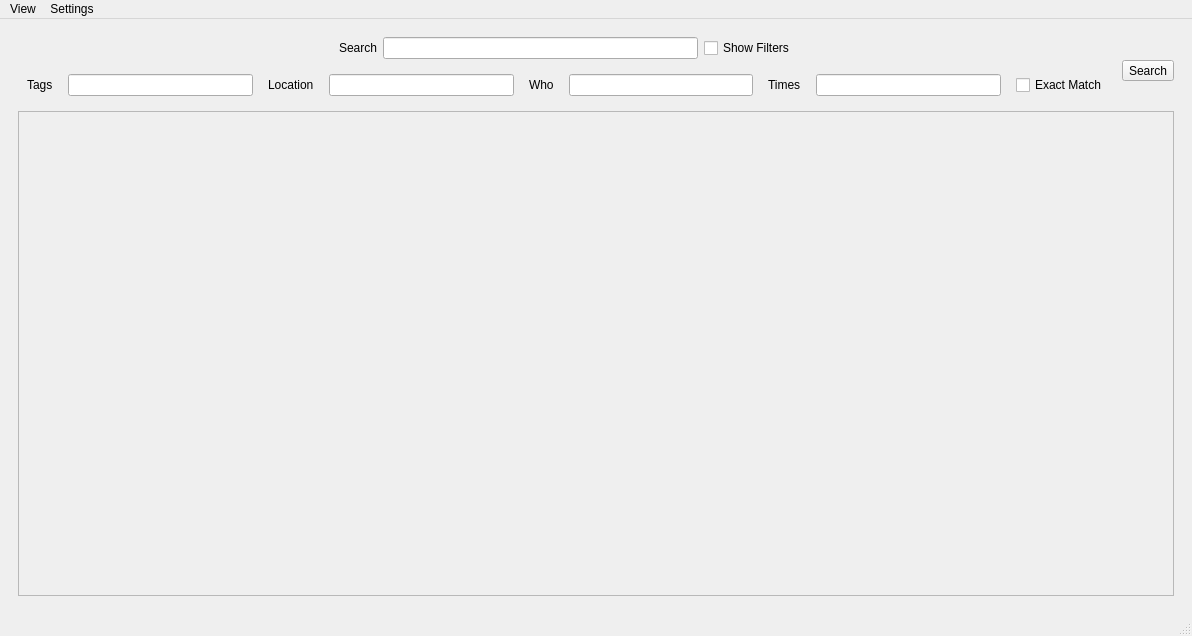
<?xml version="1.0" encoding="UTF-8"?>
<ui version="4.0">
 <class>MedyaLib</class>
 <widget class="QMainWindow" name="MedyaLib">
  <property name="geometry">
   <rect>
    <x>0</x>
    <y>0</y>
    <width>1192</width>
    <height>636</height>
   </rect>
  </property>
  <property name="windowTitle">
   <string>MedyaLib</string>
  </property>
  <widget class="QWidget" name="centralwidget">
   <layout class="QGridLayout" name="gridLayout">
    <item row="0" column="0">
     <widget class="QStackedWidget" name="stackedWidget">
      <property name="currentIndex">
       <number>0</number>
      </property>
      <widget class="QWidget" name="page">
       <layout class="QVBoxLayout" name="verticalLayout" stretch="1,10">
        <item>
         <layout class="QGridLayout" name="gridLayout_2">
          <item row="1" column="2">
           <widget class="QLineEdit" name="lineSearch"/>
          </item>
          <item row="1" column="4">
           <spacer name="horizontalSpacer">
            <property name="orientation">
             <enum>Qt::Horizontal</enum>
            </property>
            <property name="sizeHint" stdset="0">
             <size>
              <width>40</width>
              <height>20</height>
             </size>
            </property>
           </spacer>
          </item>
          <item row="2" column="0" colspan="5">
           <widget class="QWidget" name="widgetDetailedSearch" native="true">
            <layout class="QVBoxLayout" name="verticalLayout_3">
             <item>
              <layout class="QHBoxLayout" name="layoutDetailedSearch">
               <property name="spacing">
                <number>15</number>
               </property>
               <item>
                <widget class="QLabel" name="label_6">
                 <property name="text">
                  <string>Tags</string>
                 </property>
                </widget>
               </item>
               <item>
                <widget class="QLineEdit" name="lineDetailedTags"/>
               </item>
               <item>
                <widget class="QLabel" name="label_7">
                 <property name="text">
                  <string>Location</string>
                 </property>
                </widget>
               </item>
               <item>
                <widget class="QLineEdit" name="lineDetailedLocation"/>
               </item>
               <item>
                <widget class="QLabel" name="label_8">
                 <property name="text">
                  <string>Who</string>
                 </property>
                </widget>
               </item>
               <item>
                <widget class="QLineEdit" name="lineDetailedWho"/>
               </item>
               <item>
                <widget class="QLabel" name="label_9">
                 <property name="text">
                  <string>Times</string>
                 </property>
                </widget>
               </item>
               <item>
                <widget class="QLineEdit" name="lineDetailedTimes"/>
               </item>
               <item>
                <widget class="QCheckBox" name="checkExactMatch">
                 <property name="text">
                  <string>Exact Match</string>
                 </property>
                </widget>
               </item>
              </layout>
             </item>
            </layout>
           </widget>
          </item>
          <item row="1" column="0">
           <spacer name="horizontalSpacer_2">
            <property name="orientation">
             <enum>Qt::Horizontal</enum>
            </property>
            <property name="sizeHint" stdset="0">
             <size>
              <width>40</width>
              <height>20</height>
             </size>
            </property>
           </spacer>
          </item>
          <item row="1" column="3">
           <widget class="QCheckBox" name="checkShowFilters">
            <property name="text">
             <string>Show Filters</string>
            </property>
           </widget>
          </item>
          <item row="1" column="1">
           <widget class="QLabel" name="label">
            <property name="text">
             <string>Search</string>
            </property>
           </widget>
          </item>
          <item row="1" column="5" rowspan="2">
           <widget class="QToolButton" name="toolSearch">
            <property name="text">
             <string>Search</string>
            </property>
           </widget>
          </item>
         </layout>
        </item>
        <item>
         <widget class="QScrollArea" name="scrollArea">
          <property name="widgetResizable">
           <bool>true</bool>
          </property>
          <widget class="QWidget" name="scrollAreaWidgetContents">
           <property name="geometry">
            <rect>
             <x>0</x>
             <y>0</y>
             <width>1154</width>
             <height>498</height>
            </rect>
           </property>
          </widget>
         </widget>
        </item>
       </layout>
      </widget>
      <widget class="QWidget" name="pageNewInput">
       <layout class="QVBoxLayout" name="verticalLayout_2" stretch="1,0">
        <item>
         <layout class="QGridLayout" name="layoutSplitter"/>
        </item>
        <item>
         <layout class="QHBoxLayout" name="layoutNewFilters">
          <item>
           <widget class="QLabel" name="label_2">
            <property name="text">
             <string>Tags</string>
            </property>
           </widget>
          </item>
          <item>
           <widget class="QLineEdit" name="lineEditTags"/>
          </item>
          <item>
           <widget class="QLabel" name="label_3">
            <property name="text">
             <string>Location</string>
            </property>
           </widget>
          </item>
          <item>
           <widget class="QLineEdit" name="lineEditLocat"/>
          </item>
          <item>
           <widget class="QLabel" name="label_4">
            <property name="text">
             <string>Who</string>
            </property>
           </widget>
          </item>
          <item>
           <widget class="QLineEdit" name="lineEditWho"/>
          </item>
          <item>
           <widget class="QLabel" name="label_5">
            <property name="text">
             <string>Times</string>
            </property>
           </widget>
          </item>
          <item>
           <widget class="QLineEdit" name="lineEditTimes"/>
          </item>
          <item>
           <widget class="QToolButton" name="toolSaveInfos">
            <property name="text">
             <string>SET</string>
            </property>
           </widget>
          </item>
         </layout>
        </item>
       </layout>
      </widget>
     </widget>
    </item>
   </layout>
  </widget>
  <widget class="QMenuBar" name="menubar">
   <property name="geometry">
    <rect>
     <x>0</x>
     <y>0</y>
     <width>1192</width>
     <height>22</height>
    </rect>
   </property>
   <property name="contextMenuPolicy">
    <enum>Qt::DefaultContextMenu</enum>
   </property>
   <widget class="QMenu" name="menueng">
    <property name="title">
     <string>View</string>
    </property>
    <addaction name="actionNew_Media"/>
    <addaction name="actionGallery"/>
   </widget>
   <widget class="QMenu" name="menuSettings">
    <property name="title">
     <string>Settings</string>
    </property>
   </widget>
   <addaction name="menueng"/>
   <addaction name="menuSettings"/>
  </widget>
  <widget class="QStatusBar" name="statusbar"/>
  <action name="actionNew_Media">
   <property name="text">
    <string>New Media</string>
   </property>
  </action>
  <action name="actionGallery">
   <property name="text">
    <string>Gallery</string>
   </property>
  </action>
 </widget>
 <resources/>
 <connections/>
</ui>
